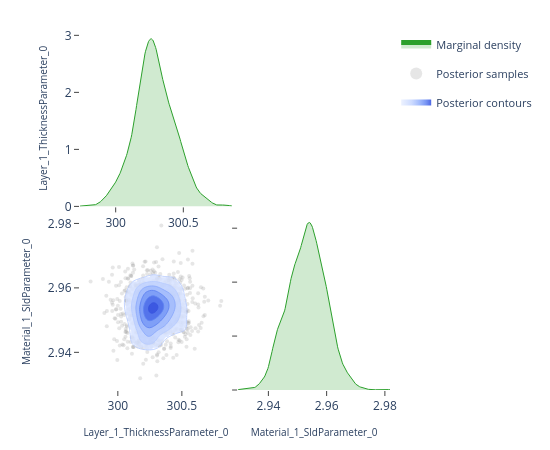

Notebook code cell kept with this figure:
### Code cell
# ---- Pairwise focus: thickness vs SLD ---------------------------------------
# A 2-parameter corner plot zooms in on the joint posterior for a specific
# pair.  This is the same view the EasyReflectometryApp's "2D Heatmap"
# sub-tab uses to inspect parameter degeneracies.


params_of_interest = ['Layer_1_ThicknessParameter_0', 'Material_1_SldParameter_0']
idx = [posterior.param_names.index(p) for p in params_of_interest]
subset_draws = np.asarray(posterior.draws)[:, idx]

fig = plot_corner(subset_draws, params_of_interest)
fig.show()

### Figure 1 — Plotly figure (JSON) as saved in the notebook; plotly's stock layout.template omitted (floating-point values rounded to 4 significant figures; data arrays with more than 128 entries replaced by an {"elided": "..."} marker saying what was removed)
{"data": [{"fill": "tozeroy", "fillcolor": "rgba(44, 160, 44, 0.22)", "hoverinfo": "skip", "legendgroup": "marginal", "line": {"color": "rgb(44, 160, 44)", "width": 1}, "mode": "lines", "name": "Marginal density", "showlegend": true, "type": "scatter", "x": {"elided": "256 float values"}, "xaxis": "x", "y": {"elided": "256 float values"}, "yaxis": "y"}, {"hoverinfo": "skip", "legendgroup": "scatter", "marker": {"color": "rgba(140, 140, 140, 0.22)", "size": 4}, "mode": "markers", "name": "Posterior samples", "showlegend": true, "type": "scatter", "x": {"elided": "880 float values"}, "xaxis": "x3", "y": {"elided": "880 float values"}, "yaxis": "y3", "zorder": 0}, {"colorscale": [[0.0, "rgba(224, 233, 255, 0.62)"], [0.35, "rgba(183, 203, 255, 0.70)"], [0.6, "rgba(138, 169, 252, 0.78)"], [0.82, "rgba(96, 131, 242, 0.84)"], [1.0, "rgba(58, 86, 224, 0.90)"]], "connectgaps": false, "contours": {"coloring": "fill", "end": 168.3, "showlabels": false, "showlines": false, "size": 26.57, "start": 35.43}, "hoverinfo": "skip", "legendgroup": "contour", "name": "Posterior contours", "showlegend": true, "showscale": false, "type": "contour", "x": [299.7, 299.8, 299.8, 299.8, 299.8, 299.8, 299.8, 299.8, 299.8, 299.9, 299.9, 299.9, 299.9, 299.9, 299.9, 299.9, 300.0, 300.0, 300.0, 300.0, 300.0, 300.0, 300.0, 300.1, 300.1, 300.1, 300.1, 300.1, 300.1, 300.1, 300.2, 300.2, 300.2, 300.2, 300.2, 300.2, 300.2, 300.3, 300.3, 300.3, 300.3, 300.3, 300.3, 300.3, 300.4, 300.4, 300.4, 300.4, 300.4, 300.4, 300.4, 300.5, 300.5, 300.5, 300.5, 300.5, 300.5, 300.5, 300.6, 300.6, 300.6, 300.6, 300.6, 300.6, 300.6, 300.7, 300.7, 300.7, 300.7, 300.7, 300.7, 300.7, 300.8, 300.8, 300.8, 300.8, 300.8, 300.8, 300.8, 300.9], "xaxis": "x3", "y": [2.93, 2.93, 2.931, 2.932, 2.932, 2.933, 2.934, 2.934, 2.935, 2.936, 2.936, 2.937, 2.938, 2.938, 2.939, 2.94, 2.94, 2.941, 2.941, 2.942, 2.943, 2.943, 2.944, 2.945, 2.945, 2.946, 2.947, 2.947, 2.948, 2.949, 2.949, 2.95, 2.951, 2.951, 2.952, 2.953, 2.953, 2.954, 2.955, 2.955, 2.956, 2.957, 2.957, 2.958, 2.959, 2.959, 2.96, 2.961, 2.961, 2.962, 2.963, 2.963, 2.964, 2.965, 2.965, 2.966, 2.967, 2.967, 2.968, 2.969, 2.969, 2.97, 2.971, 2.971, 2.972, 2.973, 2.973, 2.974, 2.974, 2.975, 2.976, 2.976, 2.977, 2.978, 2.978, 2.979, 2.98, 2.98, 2.981, 2.982], "yaxis": "y3", "z": {"elided": "80x80 float values"}, "zmax": 168.3, "zmin": 35.43, "zorder": 1}, {"colorscale": [[0.0, "rgba(183, 203, 255, 0.94)"], [0.35, "rgba(183, 203, 255, 0.94)"], [0.35, "rgba(138, 169, 252, 0.95)"], [0.6, "rgba(138, 169, 252, 0.95)"], [0.6, "rgba(96, 131, 242, 0.96)"], [0.82, "rgba(96, 131, 242, 0.96)"], [0.82, "rgba(58, 86, 224, 0.98)"], [1.0, "rgba(58, 86, 224, 0.98)"]], "contours": {"coloring": "lines", "end": 168.3, "showlabels": false, "size": 26.57, "start": 35.43}, "hoverinfo": "skip", "legendgroup": "contour", "line": {"width": 0.9}, "showlegend": false, "showscale": false, "type": "contour", "x": [299.7, 299.8, 299.8, 299.8, 299.8, 299.8, 299.8, 299.8, 299.8, 299.9, 299.9, 299.9, 299.9, 299.9, 299.9, 299.9, 300.0, 300.0, 300.0, 300.0, 300.0, 300.0, 300.0, 300.1, 300.1, 300.1, 300.1, 300.1, 300.1, 300.1, 300.2, 300.2, 300.2, 300.2, 300.2, 300.2, 300.2, 300.3, 300.3, 300.3, 300.3, 300.3, 300.3, 300.3, 300.4, 300.4, 300.4, 300.4, 300.4, 300.4, 300.4, 300.5, 300.5, 300.5, 300.5, 300.5, 300.5, 300.5, 300.6, 300.6, 300.6, 300.6, 300.6, 300.6, 300.6, 300.7, 300.7, 300.7, 300.7, 300.7, 300.7, 300.7, 300.8, 300.8, 300.8, 300.8, 300.8, 300.8, 300.8, 300.9], "xaxis": "x3", "y": [2.93, 2.93, 2.931, 2.932, 2.932, 2.933, 2.934, 2.934, 2.935, 2.936, 2.936, 2.937, 2.938, 2.938, 2.939, 2.94, 2.94, 2.941, 2.941, 2.942, 2.943, 2.943, 2.944, 2.945, 2.945, 2.946, 2.947, 2.947, 2.948, 2.949, 2.949, 2.95, 2.951, 2.951, 2.952, 2.953, 2.953, 2.954, 2.955, 2.955, 2.956, 2.957, 2.957, 2.958, 2.959, 2.959, 2.96, 2.961, 2.961, 2.962, 2.963, 2.963, 2.964, 2.965, 2.965, 2.966, 2.967, 2.967, 2.968, 2.969, 2.969, 2.97, 2.971, 2.971, 2.972, 2.973, 2.973, 2.974, 2.974, 2.975, 2.976, 2.976, 2.977, 2.978, 2.978, 2.979, 2.98, 2.98, 2.981, 2.982], "yaxis": "y3", "z": {"elided": "80x80 float values"}, "zmax": 168.3, "zmin": 35.43, "zorder": 2}, {"fill": "tozeroy", "fillcolor": "rgba(44, 160, 44, 0.22)", "hoverinfo": "skip", "legendgroup": "marginal", "line": {"color": "rgb(44, 160, 44)", "width": 1}, "mode": "lines", "name": "Marginal density", "showlegend": false, "type": "scatter", "x": {"elided": "256 float values"}, "xaxis": "x4", "y": {"elided": "256 float values"}, "yaxis": "y4"}], "layout": {"height": 450, "legend": {"font": {"size": 11}, "itemsizing": "constant", "orientation": "v", "x": 1.02, "xanchor": "left", "y": 1.0, "yanchor": "top"}, "margin": {"b": 60, "l": 80, "r": 160, "t": 30}, "plot_bgcolor": "white", "showlegend": true, "width": 550, "xaxis": {"anchor": "y", "domain": [0.0, 0.49], "showgrid": false, "ticks": "outside", "zeroline": false}, "xaxis2": {"anchor": "y2", "domain": [0.51, 1.0], "showgrid": false, "ticks": "outside", "visible": false, "zeroline": false}, "xaxis3": {"anchor": "y3", "domain": [0.0, 0.49], "showgrid": false, "ticks": "outside", "title": {"font": {"size": 10}, "text": "Layer_1_ThicknessParameter_0"}, "zeroline": false}, "xaxis4": {"anchor": "y4", "domain": [0.51, 1.0], "showgrid": false, "ticks": "outside", "title": {"font": {"size": 10}, "text": "Material_1_SldParameter_0"}, "zeroline": false}, "yaxis": {"anchor": "x", "domain": [0.51, 1.0], "showgrid": false, "ticks": "outside", "title": {"font": {"size": 10}, "text": "Layer_1_ThicknessParameter_0"}, "zeroline": false}, "yaxis2": {"anchor": "x2", "domain": [0.51, 1.0], "showgrid": false, "ticks": "outside", "visible": false, "zeroline": false}, "yaxis3": {"anchor": "x3", "domain": [0.0, 0.49], "showgrid": false, "ticks": "outside", "title": {"font": {"size": 10}, "text": "Material_1_SldParameter_0"}, "zeroline": false}, "yaxis4": {"anchor": "x4", "domain": [0.0, 0.49], "showgrid": false, "showticklabels": false, "ticks": "outside", "zeroline": false}}}
